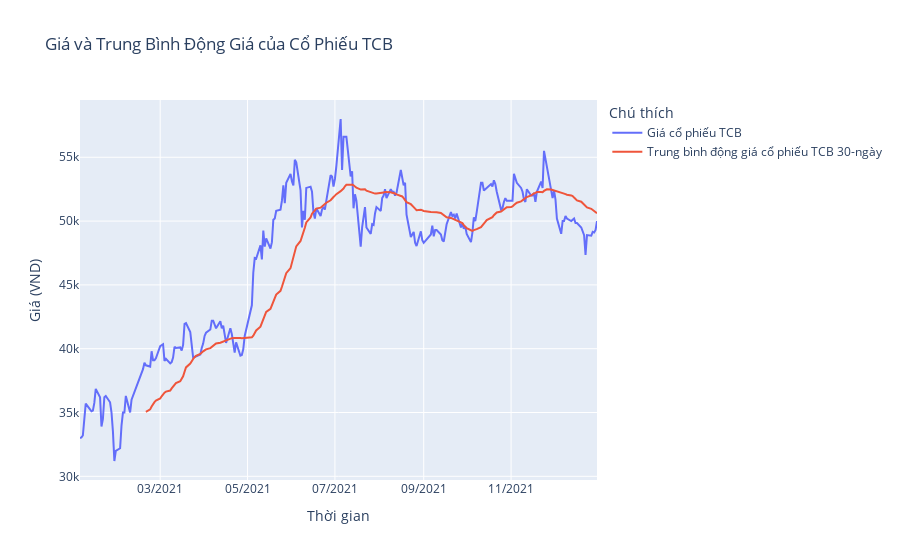

The notebook cell saved with this chart:
### Markdown cell above
| Từ viết tắt | Giải thích                                                               |
|-------------|--------------------------------------------------------------------------|
| YoY         | Year over Year, so sánh giữa cùng kỳ của hai năm liên tiếp (năm nay so với năm trước). |
| QoQ         | Quarter over Quarter, so sánh giữa hai quý liên tiếp (quý này so với quý trước).         |
| NII         | Net Interest Income, thu nhập lãi thuần.                                 |
| TOI         | Total Operating Income, tổng thu nhập hoạt động.                         |


Lý do:
- Sự tăng trưởng mạnh mẽ về NII và TOI, cùng với các sáng kiến chiến lược như hợp tác độc quyền với Manulife và kế hoạch thoái vốn đã mang lại cơ hội tăng trưởng.
- Kết quả kinh doanh tích cực năm 2021: VietinBank đã đạt những kết quả kinh doanh rất tích cực, với dư nợ tín dụng tăng mạnh, tỷ trọng dư nợ sinh lời cao như Bán lẻ và DN vừa và nhỏ tăng từ 54% lên 57%.
- Kiểm soát rủi ro và tối ưu hóa chi phí: VietinBank đã kiểm soát tốt tỷ lệ nợ xấu ở mức 1,26% và tăng cường trích lập dự phòng rủi ro, tỷ lệ bao nợ xấu đạt 180,4%. Chi phí hoạt động (CIR) duy trì ở mức thấp, chỉ 30,1%, cho thấy việc quản lý chi phí hiệu quả.
- Đầu tư vào công nghệ số và dịch vụ ngân hàng điện tử: VietinBank đã tăng trưởng mạnh mẽ về số lượng và giá trị giao dịch qua kênh điện tử, với 652 triệu giao dịch và 9,1 triệu tỷ đồng. Điều này cho thấy ngân hàng đang đẩy mạnh chuyển đổi số và cải thiện trải nghiệm khách hàng, giúp tăng trưởng doanh thu từ dịch vụ.
- Chính sách hỗ trợ khách hàng và cộng đồng: VietinBank đã chi hơn 11,8 nghìn tỷ đồng cho chương trình tái cơ cấu dư nợ và các hoạt động hỗ trợ cộng đồng trong bối cảnh đại dịch COVID-19. Điều này không chỉ tăng cường lòng tin của nhà đầu tư mà còn giúp VietinBank củng cố vai trò và trách nhiệm xã hội.

Kết quả đạt được:
- Lợi nhuận quý 1 của VietinBank (CTG) tăng vọt lên 6.462 tỷ đồng (+167,6% YoY, +20,6% QoQ), đây là kết quả hoạt động mạnh nhất của công ty kể từ khi niêm yết. Dư nợ tín dụng giảm nhẹ so với quý trước (không đổi QoQ) nhưng vẫn cải thiện mạnh so với cùng kỳ năm trước (+8,3% YoY). [Nguồn để đối chiếu](https://www.kbsec.com.vn/pic/Service/KBSV_CTG_Update_1Q2021.pdf)

- NII quý 2 của VietinBank (CTG) là 10.879 tỷ đồng (+2,2% QoQ, +39,5% YoY) và TOI đạt 14.083 tỷ đồng (+9,0% QoQ, +41,2% YoY). [Nguồn để đối chiếu](https://www.kbsec.com.vn/pic/Service/KBSV_Updated_CTG_2Q2021.pdf)

### Code cell
plot_moving_average(data_2021, 'TCB')

### Figure 1 — Plotly figure (JSON) as saved in the notebook; plotly's stock layout.template omitted (floating-point values rounded to 4 significant figures; data arrays with more than 128 entries replaced by an {"elided": "..."} marker saying what was removed)
{"data": [{"mode": "lines", "name": "Giá cổ phiếu TCB", "type": "scatter", "x": {"elided": "250 str values"}, "y": {"elided": "250 int values"}}, {"mode": "lines", "name": "Trung bình động giá cổ phiếu TCB 30-ngày", "type": "scatter", "x": {"elided": "250 str values"}, "y": {"elided": "250 float values"}}], "layout": {"legend": {"title": {"text": "Chú thích"}}, "title": {"text": "Giá và Trung Bình Động Giá của Cổ Phiếu TCB"}, "xaxis": {"dtick": "M2", "tickformat": "%m/%Y", "title": {"text": "Thời gian"}}, "yaxis": {"title": {"text": "Giá (VND)"}}}}
